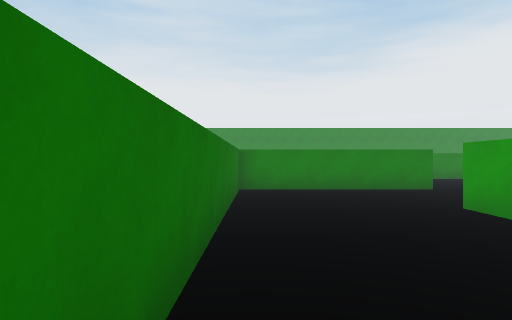
[1] (above)

20 first-person views from a walk through a Unity game level. The camera is 1.3 m above the floor, looks level and sees 75° across. The floor is counted in squares, 1.8 m on a side. Each view is taken from the middle of a square. On the plan, view 1 faces up. The plan holds only what a view shows up to about 11 squares ahead; the rest is blank. The place goes on beyond the plan. The player is left out.

[2]
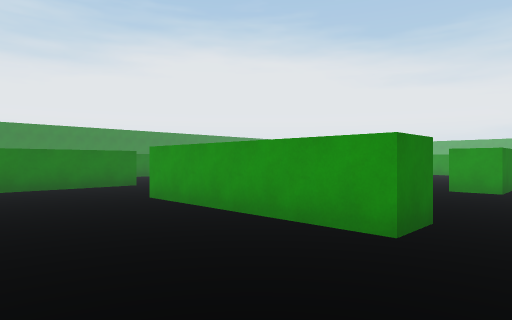

[3]
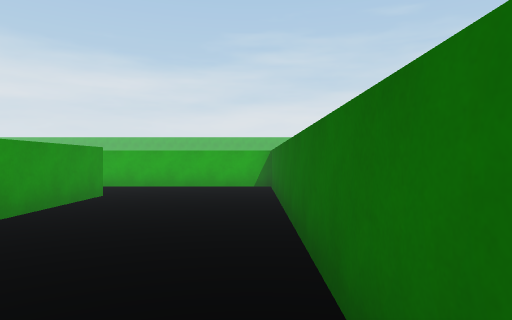

[4]
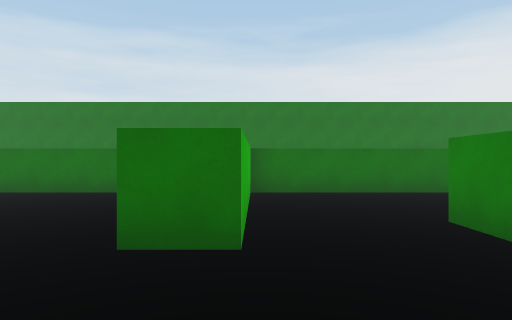

[5]
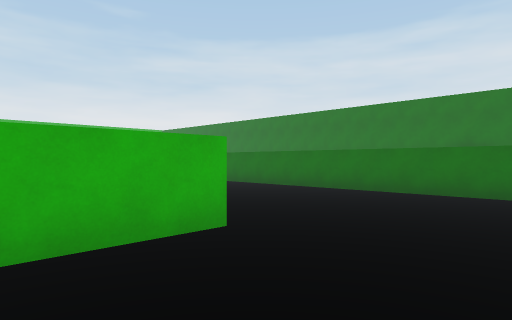

[6]
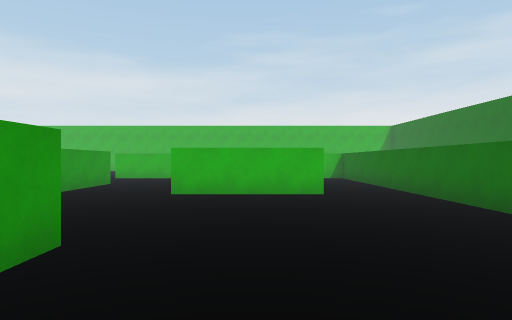

[7]
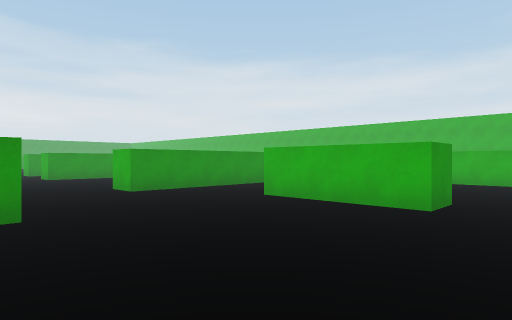

[8]
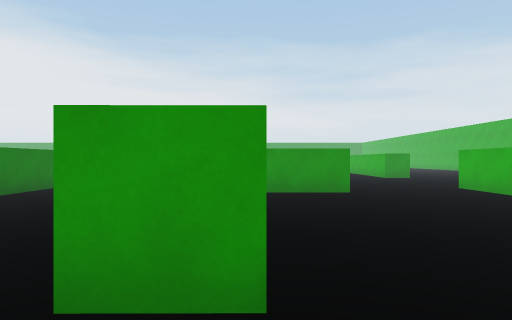

[9]
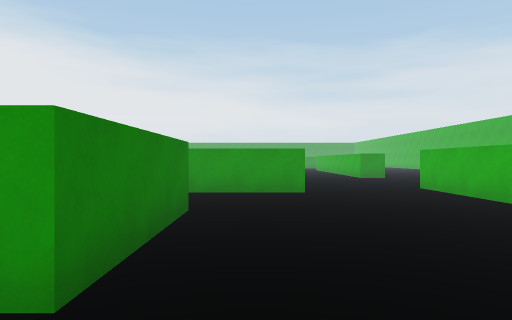

[10]
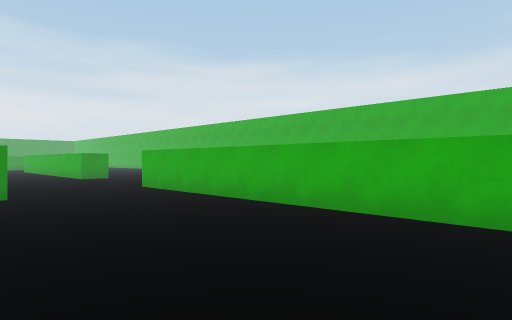

[11]
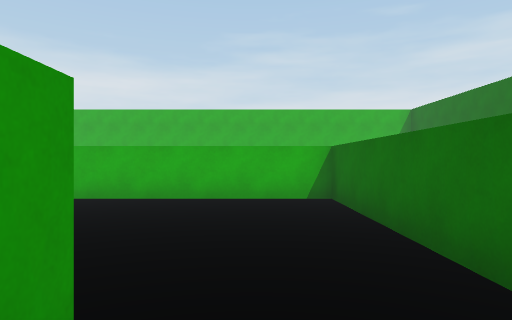

[12]
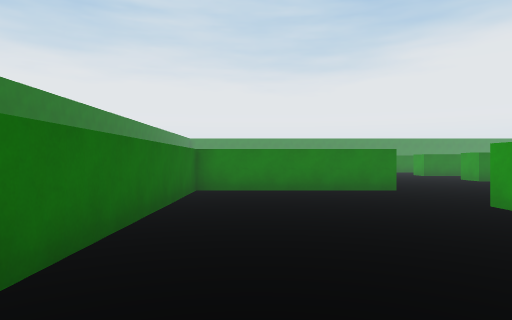

[13]
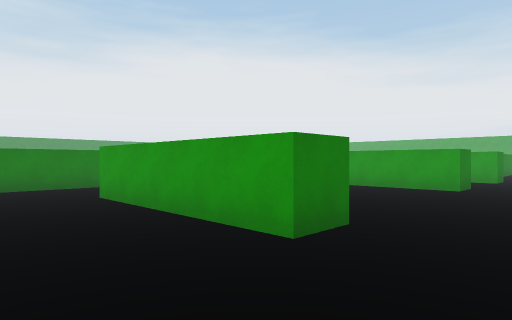

[14]
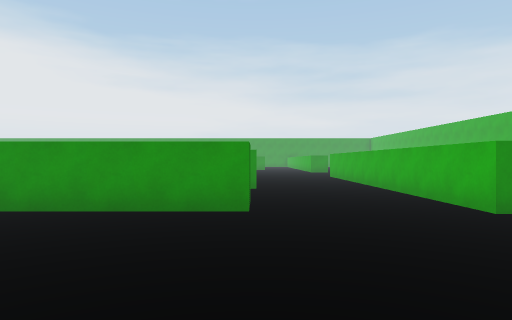

[15]
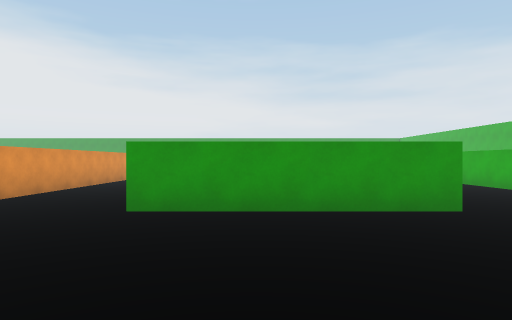

[16]
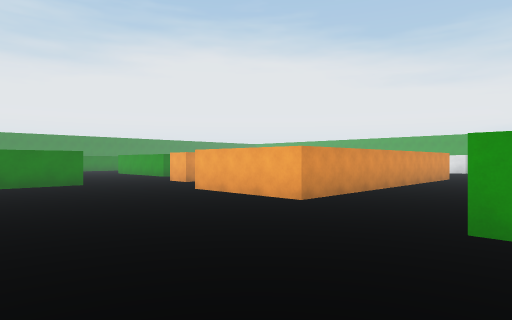

[17]
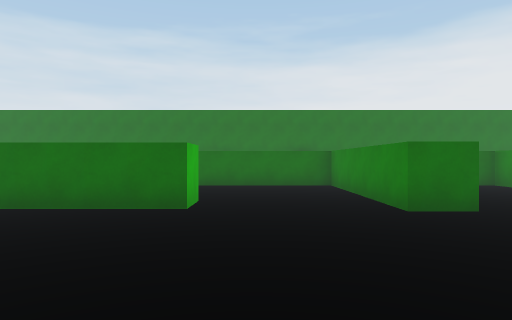

[18]
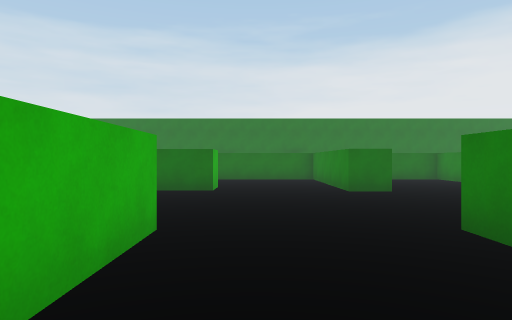

[19]
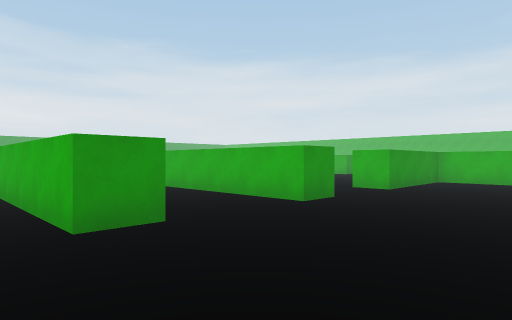

[20]
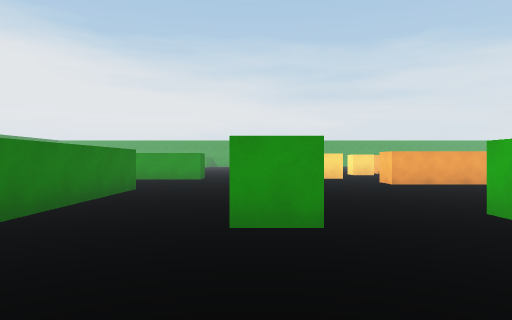

### Floor plan
Ten units are one square. View 1 is at (0, 0); x grows to the right and y downward. Boxes are objects, and circles mark ways between rooms. Rooms are numbered by the first view taken in them; rooms with no view inside come last. Other rooms are left out.
<svg viewBox="-9 -86 244 263">
<path fill="none" stroke="#000" d="M41 -3 31 -3 31 -50 41 -50M44 -81 -4 -81 -4 21 43 21M220 63 148 63 148 30 159 30M134 -3 112 -3M184 141 174 141 174 132M132 -40 85 -40 85 -50 129 -50M146 139 137 139 137 91M96 -3 85 -3 85 -13 132 -13M134 172 200 172M92 -81 85 -81M46 58 85 58 85 21 95 21M43 21 43 31M41 -50 41 -21M46 69 46 58M43 31 -4 31 -4 105M16 111 48 110M74 104 74 94 84 94M86 68 61 68M48 120 16 121 16 111M85 141 74 141 74 104M-4 105 -4 172 86 172"/>
<circle cx="35" cy="-65" r="3" fill="#2a7"/>
<circle cx="35" cy="5" r="3" fill="#2a7"/>
<circle cx="40" cy="45" r="3" fill="#2a7"/>
<circle cx="80" cy="85" r="3" fill="#2a7"/>
<circle cx="80" cy="155" r="3" fill="#2a7"/>
<circle cx="5" cy="115" r="3" fill="#2a7"/>
<circle cx="65" cy="115" r="3" fill="#2a7"/>
<text x="20" y="-30">1</text>
<text x="230" y="30">2</text>
<text x="30" y="70">3</text>
<text x="40" y="140">4</text>
</svg>
Room 1 opens to room 2. Room 2 opens to room 3. Room 2 opens to room 4. Room 3 opens to room 4.

Where each view was taken, in squares from view 1:
view 1: 0 up, 0 right, facing up
view 2: 1 down, 0 right, facing up-right
view 3: 7 up, 0 right, facing down
view 4: 2 down, 7 right, facing left
view 5: 3 down, 7 right, facing down-left
view 6: 4 down, 3 right, facing down
view 7: 6 down, 0 right, facing down-right
view 8: 12 down, 0 right, facing right
view 9: 13 down, 0 right, facing right
view 10: 13 down, 0 right, facing down-right
view 11: 11 down, 1 right, facing down
view 12: 11 down, 1 right, facing up
view 13: 16 down, 5 right, facing up-right
view 14: 14 down, 9 right, facing right
view 15: 11 down, 9 right, facing right
view 16: 10 down, 10 right, facing up-right
view 17: 6 up, 9 right, facing left
view 18: 6 up, 12 right, facing left
view 19: 6 up, 5 right, facing down-right
view 20: 1 up, 5 right, facing right
